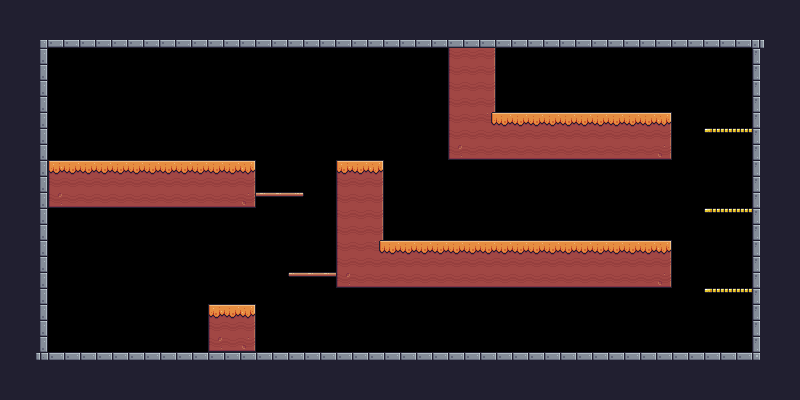

This game map was drawn from its Tiled (.tmx) file and the tilesets committed beside it. A one-line description and the full map source follow:
An orthogonal 50x25 tile map with 16x16 px tiles, 1 tile layer (Background) and 38 objects (14x Fruit, 5x Platform, 2x Saw, Slime, Chicken, ...).

<map version="1.10" tiledversion="1.10.2" orientation="orthogonal" renderorder="right-down" width="50" height="25" tilewidth="16" tileheight="16" infinite="0" nextlayerid="4" nextobjectid="56">
 <tileset firstgid="1" source="Pixel Adventure.tsx" />
 <layer id="1" name="Background" width="50" height="25">
  <data encoding="csv">
24,24,24,24,24,24,24,24,24,24,24,24,24,24,24,24,24,24,24,24,24,24,24,24,24,24,24,24,24,24,24,24,24,24,24,24,24,24,24,24,24,24,24,24,24,24,24,24,24,24,
24,24,24,24,24,24,24,24,24,24,24,24,24,24,24,24,24,24,24,24,24,24,24,24,24,24,24,24,24,24,24,24,24,24,24,24,24,24,24,24,24,24,24,24,24,24,24,24,24,24,
24,24,4,46,46,46,46,46,46,46,46,46,46,46,46,46,46,46,46,46,46,46,46,46,46,46,46,46,46,46,46,46,46,46,46,46,46,46,46,46,46,46,46,46,46,46,46,5,24,24,
24,24,25,0,0,0,0,0,0,0,0,0,0,0,0,0,0,0,0,0,0,0,0,0,0,0,0,0,117,118,119,0,0,0,0,0,0,0,0,0,0,0,0,0,0,0,0,23,24,24,
24,24,25,0,0,0,0,0,0,0,0,0,0,0,0,0,0,0,0,0,0,0,0,0,0,0,0,0,117,118,119,0,0,0,0,0,0,0,0,0,0,0,0,0,0,0,0,23,24,24,
24,24,25,0,0,0,0,0,0,0,0,0,0,0,0,0,0,0,0,0,0,0,0,0,0,0,0,0,117,118,119,0,0,0,0,0,0,0,0,0,0,0,0,0,0,0,0,23,24,24,
24,24,25,0,0,0,0,0,0,0,0,0,0,0,0,0,0,0,0,0,0,0,0,0,0,0,0,0,117,118,119,0,0,0,0,0,0,0,0,0,0,0,0,0,0,0,0,23,24,24,
24,24,25,0,0,0,0,0,0,0,0,0,0,0,0,0,0,0,0,0,0,0,0,0,0,0,0,0,117,118,120,96,96,96,96,96,96,96,96,96,96,97,0,0,0,0,0,23,24,24,
24,24,25,0,0,0,0,0,0,0,0,0,0,0,0,0,0,0,0,0,0,0,0,0,0,0,0,0,117,118,118,118,118,118,118,118,118,118,118,118,118,119,0,0,18,19,19,23,24,24,
24,24,25,0,0,0,0,0,0,0,0,0,0,0,0,0,0,0,0,0,0,0,0,0,0,0,0,0,139,140,140,140,140,140,140,140,140,140,140,140,140,141,0,0,0,0,0,23,24,24,
24,24,25,95,96,96,96,96,96,96,96,96,96,96,96,97,0,0,0,0,0,95,96,97,0,0,0,0,0,0,0,0,0,0,0,0,0,0,0,0,0,0,0,0,0,0,0,23,24,24,
24,24,25,117,118,118,118,118,118,118,118,118,118,118,118,119,0,0,0,0,0,117,118,119,0,0,0,0,0,0,0,0,0,0,0,0,0,0,0,0,0,0,0,0,0,0,0,23,24,24,
24,24,25,139,140,140,140,140,140,140,140,140,140,140,140,141,41,41,42,0,0,117,118,119,0,0,0,0,0,0,0,0,0,0,0,0,0,0,0,0,0,0,0,0,0,0,0,23,24,24,
24,24,25,0,0,0,0,0,0,0,0,0,0,0,0,0,0,0,0,0,0,117,118,119,0,0,0,0,0,0,0,0,0,0,0,0,0,0,0,0,0,0,0,0,18,19,19,23,24,24,
24,24,25,0,0,0,0,0,0,0,0,0,0,0,0,0,0,0,0,0,0,117,118,119,0,0,0,0,0,0,0,0,0,0,0,0,0,0,0,0,0,0,0,0,0,0,0,23,24,24,
24,24,25,0,0,0,0,0,0,0,0,0,0,0,0,0,0,0,0,0,0,117,118,120,96,96,96,96,96,96,96,96,96,96,96,96,96,96,96,96,96,97,0,0,0,0,0,23,24,24,
24,24,25,0,0,0,0,0,0,0,0,0,0,0,0,0,0,0,0,0,0,117,118,118,118,118,118,118,118,118,118,118,118,118,118,118,118,118,118,118,118,119,0,0,0,0,0,23,24,24,
24,24,25,0,0,0,0,0,0,0,0,0,0,0,0,0,0,0,40,41,41,139,140,140,140,140,140,140,140,140,140,140,140,140,140,140,140,140,140,140,140,141,0,0,0,0,0,23,24,24,
24,24,25,0,0,0,0,0,0,0,0,0,0,0,0,0,0,0,0,0,0,0,0,0,0,0,0,0,0,0,0,0,0,0,0,0,0,0,0,0,0,0,0,0,18,19,19,23,24,24,
24,24,25,0,0,0,0,0,0,0,0,0,0,95,96,97,0,0,0,0,0,0,0,0,0,0,0,0,0,0,0,0,0,0,0,0,0,0,0,0,0,0,0,0,0,0,0,23,24,24,
24,24,25,0,0,0,0,0,0,0,0,0,0,117,118,119,0,0,0,0,0,0,0,0,0,0,0,0,0,0,0,0,0,0,0,0,0,0,0,0,0,0,0,0,0,0,0,23,24,24,
24,24,25,0,0,0,0,0,0,0,0,0,0,139,140,141,0,0,0,0,0,0,0,0,0,0,0,0,0,0,0,0,0,0,0,0,0,0,0,0,0,0,0,0,0,0,0,23,24,24,
24,24,26,2,2,2,2,2,2,2,2,2,2,2,2,2,2,2,2,2,2,2,2,2,2,2,2,2,2,2,2,2,2,2,2,2,2,2,2,2,2,2,2,2,2,2,2,27,24,24,
24,24,24,24,24,24,24,24,24,24,24,24,24,24,24,24,24,24,24,24,24,24,24,24,24,24,24,24,24,24,24,24,24,24,24,24,24,24,24,24,24,24,24,24,24,24,24,24,24,24,
24,24,24,24,24,24,24,24,24,24,24,24,24,24,24,24,24,24,24,24,24,24,24,24,24,24,24,24,24,24,24,24,24,24,24,24,24,24,24,24,24,24,24,24,24,24,24,24,24,24
</data>
 </layer>
 <objectgroup id="2" name="Spawnpoints">
  <object id="13" name="Slime" type="Slime" x="304" y="322" width="44" height="30">
   <properties>
    <property name="offNeg" type="float" value="3" />
    <property name="offPos" type="float" value="5" />
   </properties>
  </object>
  <object id="14" name="Chicken" type="Chicken" x="112" y="320" width="32" height="32">
   <properties>
    <property name="offNeg" type="float" value="4" />
    <property name="offPos" type="float" value="4" />
   </properties>
  </object>
  <object id="15" name="Cherries" type="Fruit" x="48" y="240" width="32" height="32" />
  <object id="16" name="Cherries" type="Fruit" x="64" y="240" width="32" height="32" />
  <object id="17" name="Cherries" type="Fruit" x="48" y="256" width="32" height="32" />
  <object id="18" name="Cherries" type="Fruit" x="64" y="256" width="32" height="32" />
  <object id="19" name="BlueBird" type="BlueBird" x="256" y="96" width="32" height="32">
   <properties>
    <property name="offNeg" type="float" value="5" />
    <property name="offPos" type="float" value="10" />
   </properties>
  </object>
  <object id="20" name="Apple" type="Fruit" x="720" y="256" width="32" height="32" />
  <object id="21" name="Apple" type="Fruit" x="704" y="256" width="32" height="32" />
  <object id="22" name="Orange" type="Fruit" x="720" y="176" width="32" height="32" />
  <object id="23" name="Orange" type="Fruit" x="704" y="176" width="32" height="32" />
  <object id="24" type="Checkpoint" x="496" y="48" width="64" height="64" />
  <object id="25" type="Saw" x="640" y="128" width="32" height="32">
   <properties>
    <property name="isVertical" type="bool" value="true" />
    <property name="offNeg" type="float" value="5" />
    <property name="offPos" type="float" value="12" />
   </properties>
  </object>
  <object id="27" type="Saw" x="448" y="208" width="32" height="32">
   <properties>
    <property name="isVertical" type="bool" value="true" />
    <property name="offNeg" type="float" value="3" />
    <property name="offPos" type="float" value="7" />
   </properties>
  </object>
  <object id="28" name="Bananas" type="Fruit" x="704" y="96" width="32" height="32" />
  <object id="29" name="Bananas" type="Fruit" x="720" y="96" width="32" height="32" />
  <object id="30" type="Player" x="80" y="96" width="32" height="32" />
  <object id="32" name="Cherries" type="Fruit" x="256" y="160" width="32" height="32" />
  <object id="33" name="Cherries" type="Fruit" x="272" y="160" width="32" height="32" />
  <object id="34" name="Cherries" type="Fruit" x="304" y="240" width="32" height="32" />
  <object id="35" name="Cherries" type="Fruit" x="288" y="240" width="32" height="32" />
  <object id="54" name="Mushroom" type="Mushroom" x="528" y="208" width="32" height="32">
   <properties>
    <property name="offNeg" type="float" value="9" />
    <property name="offPos" type="float" value="7" />
   </properties>
  </object>
 </objectgroup>
 <objectgroup id="3" name="Collisions">
  <object id="37" x="0" y="0" width="48" height="400" />
  <object id="38" x="48" y="160" width="208" height="48" />
  <object id="39" x="48" y="352" width="752" height="48" />
  <object id="40" x="752" y="0" width="48" height="352" />
  <object id="42" x="48" y="0" width="704" height="48" />
  <object id="43" x="448" y="48" width="48" height="112" />
  <object id="44" x="496" y="112" width="176" height="48" />
  <object id="45" x="336" y="160" width="48" height="128" />
  <object id="47" x="208" y="304" width="48" height="48" />
  <object id="48" x="48" y="160" width="208" height="48" />
  <object id="49" type="Platform" x="256" y="192" width="48" height="16" />
  <object id="50" type="Platform" x="288" y="272" width="48" height="16" />
  <object id="51" type="Platform" x="704" y="288" width="48" height="16" />
  <object id="52" type="Platform" x="704" y="208" width="48" height="16" />
  <object id="53" type="Platform" x="704" y="128" width="48" height="16" />
  <object id="55" x="384" y="240" width="288" height="48" />
 </objectgroup>
</map>
